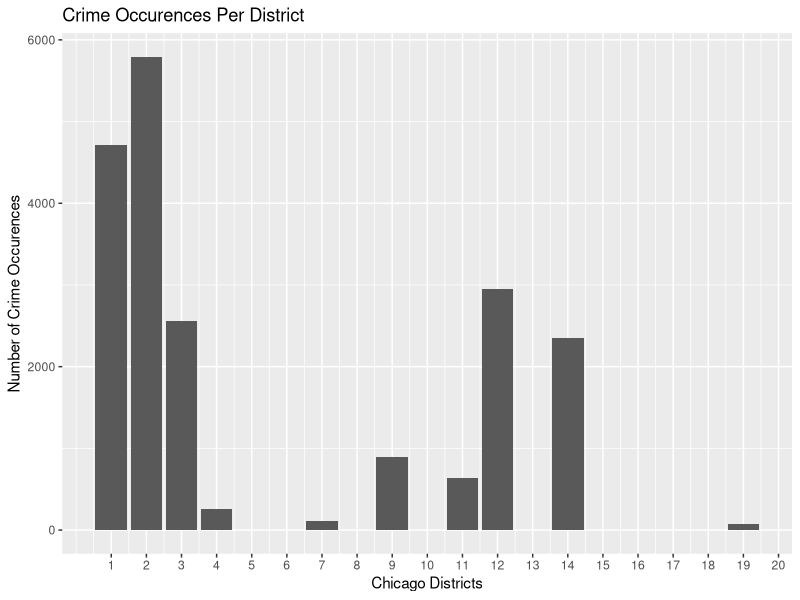
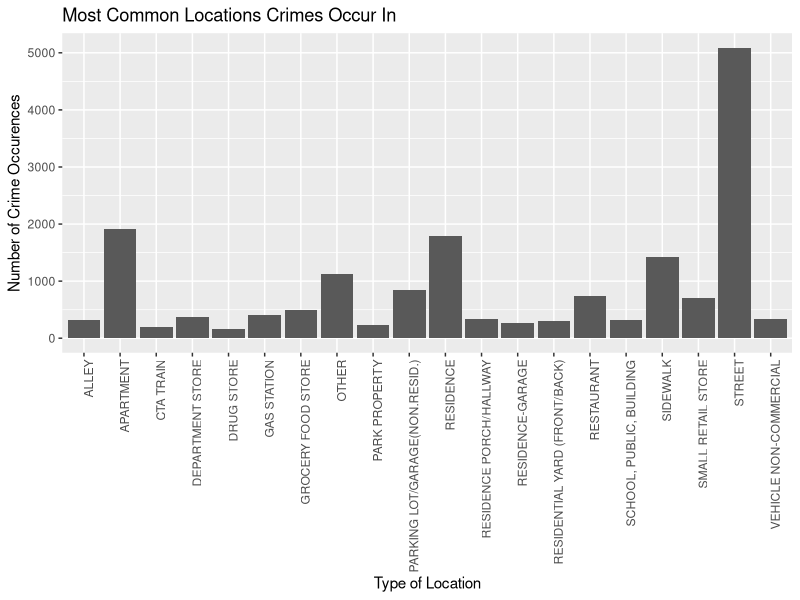
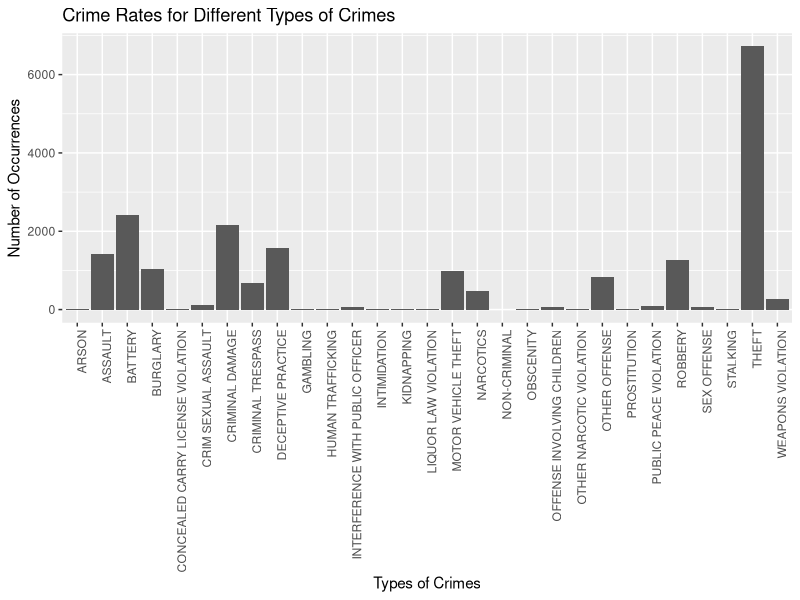
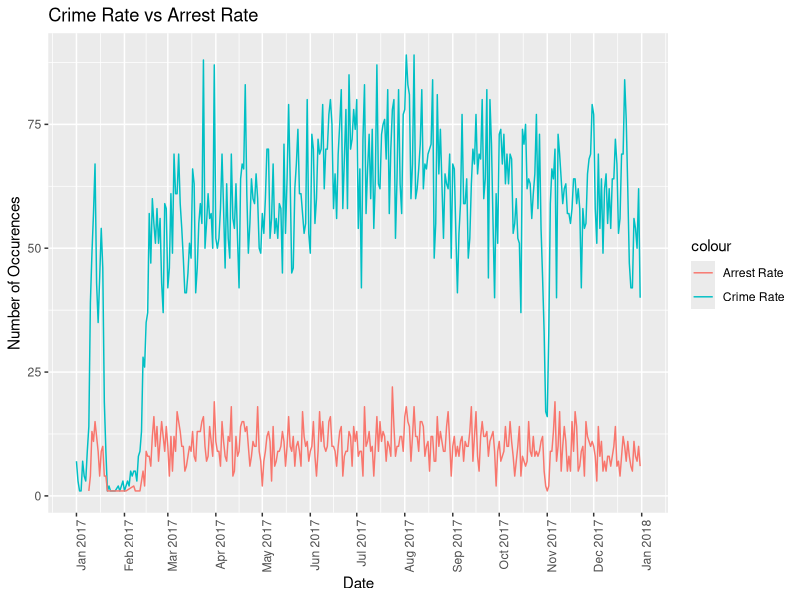
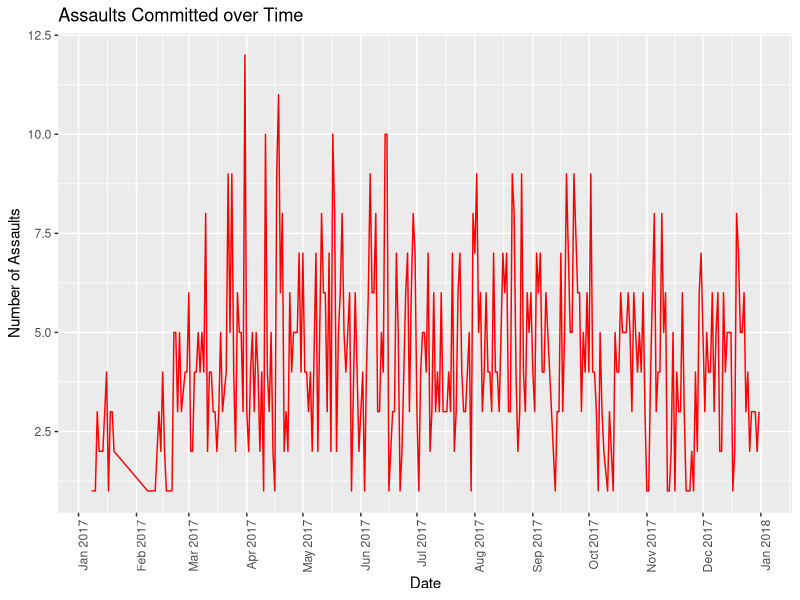
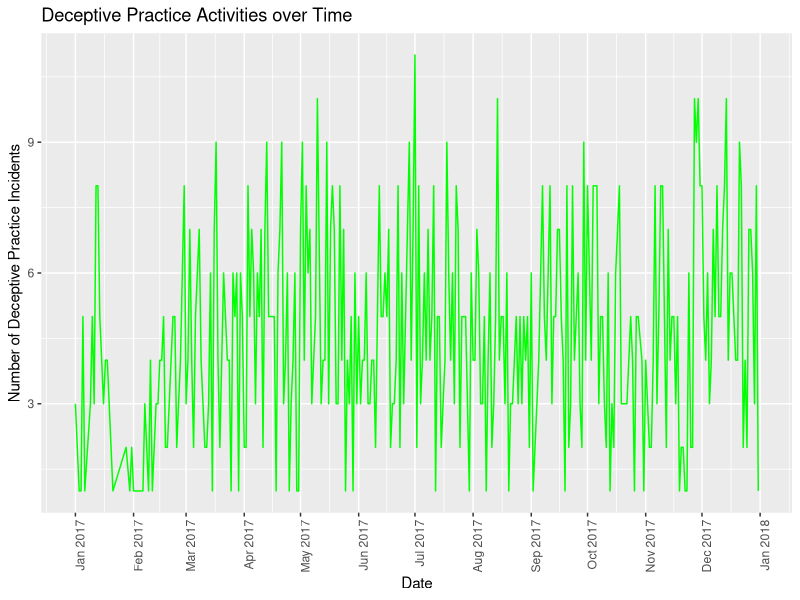
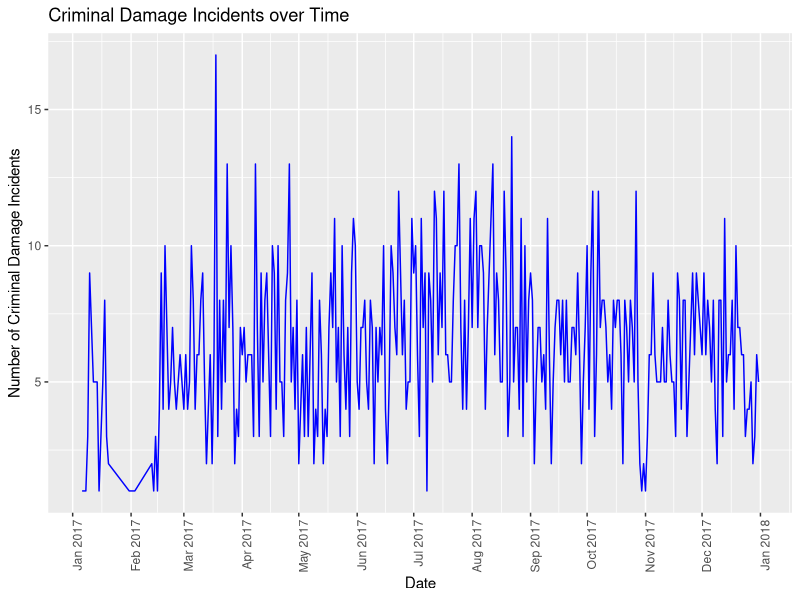
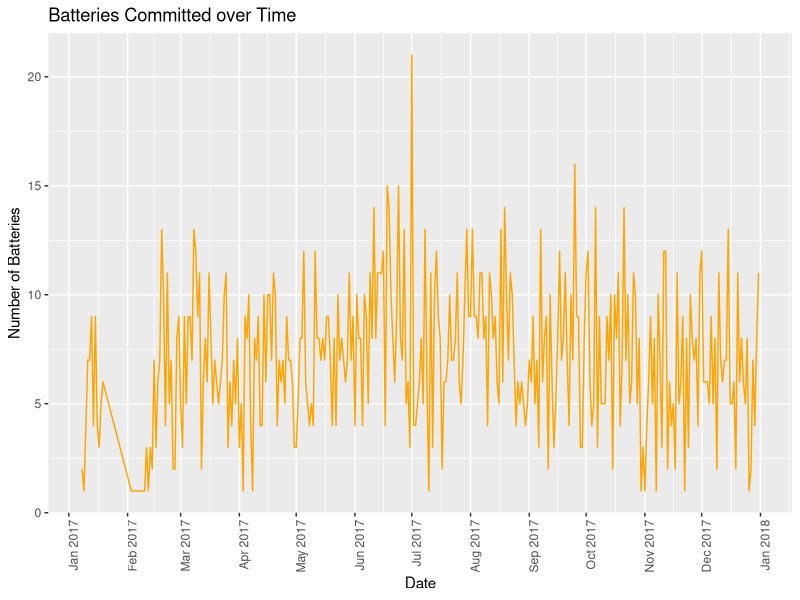

Reproduce these figures in R, in order.
## ---- chunk 1
crime_data = read.csv("Crimes_-_2001_to_present (1).csv")

library(dplyr)
library(ggplot2)
library(stringr)

## ---- chunk 2
dim(crime_data)
head(crime_data)
summary(crime_data)
str(crime_data)

unique(crime_data$Primary.Type)

## ---- chunk 3

ggplot(data = crime_data, aes(x = crime_data$District)) + 
  geom_bar() +
  labs(title = "Crime Occurences Per District", x = "Chicago Districts", y = "Number of Crime Occurences") + 
  scale_x_continuous(breaks = seq(min(crime_data$District), 25, by = 1)) 

## ---- chunk 4
common_crime_spots = count(crime_data, Location.Description)
common_crime_spots = arrange(common_crime_spots, desc(n))
common_crime_spots = head(common_crime_spots, 20)
colnames(common_crime_spots) = c("Type of Location", "Number of Crime Occurences")

ggplot(common_crime_spots, aes(x = `Type of Location`, y = `Number of Crime Occurences`)) + 
  geom_bar(stat = "identity") + theme(axis.text.x = element_text(angle = 90, hjust = 1)) +
  ggtitle("Most Common Locations Crimes Occur In")

## ---- chunk 5

crime_types = count(crime_data, Primary.Type)

ggplot(data = crime_data, aes(x = crime_data$Primary.Type))  +
  geom_bar() + 
  labs(title = "Crime Rates for Different Types of Crimes", x = "Types of Crimes", y = "Number of Occurrences") +
  theme(axis.text.x = element_text(angle = 90, hjust = 1))

## ---- chunk 6
crime_data$Date = as.character(crime_data$Date)

date_pattern = "[0-9]{1,2}/[0-9]{1,2}/[0-9]{2}"
crime_data$Date = str_extract(crime_data$Date, date_pattern)

crime_dates = count(crime_data, Date)
crime_dates$Date = as.Date.character(crime_dates$Date, format = "%m/%d/%y")

subset_arrests = subset(crime_data, Arrest == TRUE)
arrest_dates = count(subset_arrests, subset_arrests$Date)
colnames(arrest_dates) = c("Date", "n")
arrest_dates$Date = as.Date.character(arrest_dates$Date, format = "%m/%d/%y")

ggplot(crime_dates, aes(x = Date)) +
  geom_line(aes(y = crime_dates$n, color = "Crime Rate")) +
  geom_line(data = arrest_dates, aes(y = arrest_dates$n, color = "Arrest Rate")) +
  labs(title = "Crime Rate vs Arrest Rate", y = "Number of Occurences") +
  scale_x_date(date_breaks = "1 month", date_labels =  "%b %Y") +
  theme(axis.text.x = element_text(angle = 90, hjust = 1))
  

## ---- chunk 7
most_frequent_crime_types = tail(arrange(crime_types, n), 5)
most_frequent_crime_types

assault_rate = count(subset(crime_data, crime_data$Primary.Type == "ASSAULT"), Date)
assault_rate$Date = as.Date.character(assault_rate$Date, format = "%m/%d/%y")

deceptive_pratice_rate = count(subset(crime_data, crime_data$Primary.Type == "DECEPTIVE PRACTICE"), Date)
deceptive_pratice_rate$Date = as.Date.character(deceptive_pratice_rate$Date, format = "%m/%d/%y")

criminal_damage_rate = count(subset(crime_data, crime_data$Primary.Type == "CRIMINAL DAMAGE"), Date)
criminal_damage_rate$Date = as.Date.character(criminal_damage_rate$Date, format = "%m/%d/%y")

battery_rate = count(subset(crime_data, crime_data$Primary.Type == "BATTERY"), Date)
battery_rate$Date = as.Date.character(battery_rate$Date, format = "%m/%d/%y")

theft_rate = count(subset(crime_data, crime_data$Primary.Type == "THEFT"), Date)
theft_rate$Date = as.Date.character(theft_rate$Date, format = "%m/%d/%y")

ggplot(assault_rate, aes(x = assault_rate$Date, y = assault_rate$n)) +
  geom_line(colour = "red") + 
  scale_x_date(date_breaks = "1 month", date_labels =  "%b %Y") +
  theme(axis.text.x = element_text(angle = 90, hjust = 1)) +
  theme(legend.position = "none") +
  labs(title = "Assaults Committed over Time", x = "Date", y = "Number of Assaults")

ggplot(deceptive_pratice_rate, aes(x = deceptive_pratice_rate$Date, y = deceptive_pratice_rate$n)) +
  geom_line(colour = "green") +
  scale_x_date(date_breaks = "1 month", date_labels =  "%b %Y") +
  theme(axis.text.x = element_text(angle = 90, hjust = 1)) +
  theme(legend.position = "none") + 
  labs(title = "Deceptive Practice Activities over Time", x = "Date", y = "Number of Deceptive Practice Incidents")

ggplot(criminal_damage_rate, aes(x = Date, y = n)) + 
  geom_line(colour = "blue") +
  scale_x_date(date_breaks = "1 month", date_labels =  "%b %Y") +
  theme(axis.text.x = element_text(angle = 90, hjust = 1)) +
  theme(legend.position = "none") +
  labs(title = "Criminal Damage Incidents over Time", x = "Date", y = "Number of Criminal Damage Incidents")

ggplot(battery_rate, aes(x = Date, y = n)) +
  geom_line(colour = "orange") +
  scale_x_date(date_breaks = "1 month", date_labels =  "%b %Y") +
  theme(axis.text.x = element_text(angle = 90, hjust = 1)) +
  theme(legend.position = "none") + 
  labs(title = "Batteries Committed over Time", x = "Date", y = "Number of Batteries")

ggplot(theft_rate, aes(x = Date, y = n)) +
  geom_line(colour = "turquoise") +
  scale_x_date(date_breaks = "1 month", date_labels =  "%b %Y") +
  theme(axis.text.x = element_text(angle = 90, hjust = 1)) +
  labs(title = "Thefts Committed over Time", x = "Date", y = "Number of Thefts")

## ---- chunk 8
dangerous_community_areas = count(crime_data, crime_data$Community.Area)
dangerous_community_areas = arrange(dangerous_community_areas, desc(n))
dangerous_community_areas = head(dangerous_community_areas, 10)
colnames(dangerous_community_areas) = c("Community Area", "Number of Crime Occurrences")
dangerous_community_areas$`Community Area` = as.factor(dangerous_community_areas$`Community Area`)

ggplot(dangerous_community_areas, aes(x = `Community Area`, y = `Number of Crime Occurrences`, fill = `Number of Crime Occurrences`)) + 
  geom_bar(stat = "identity")

## ---- chunk 9
most_dangerous_beats = count(crime_data, crime_data$Beat)
colnames(most_dangerous_beats) = c("Beat", "Number of Crime Occurences")
most_dangerous_beats = arrange(most_dangerous_beats, desc(`Number of Crime Occurences`))
most_dangerous_beats = head(most_dangerous_beats, 10)
most_dangerous_beats$Beat = as.factor(most_dangerous_beats$Beat)

ggplot(most_dangerous_beats, aes(x = `Beat`, y = `Number of Crime Occurences`)) + 
  geom_bar(stat = "identity") + 
  ggtitle("Beats with Most Crime Occurences")
## ---- chunk 10

pattern = "[NWES].+"

crime_data$Street = str_extract(crime_data$Block, pattern)
dangerous_streets = count(crime_data, Street)
dangerous_streets = arrange(dangerous_streets, desc(n))
dangerous_streets = head(dangerous_streets, 15)
colnames(dangerous_streets) = c("Street Name", "Number of Crime Occurences")

ggplot(dangerous_streets, aes(x = `Street Name`, y = `Number of Crime Occurences`)) +
  geom_bar(stat = "identity", aes(fill = `Number of Crime Occurences`)) + 
  ggtitle("Streets with Most Crime Occurences") +
  theme(axis.text.x = element_text(angle = 90, hjust = 1)) + 
  scale_fill_gradient(low = "#028900", high = "#adff00")
  

